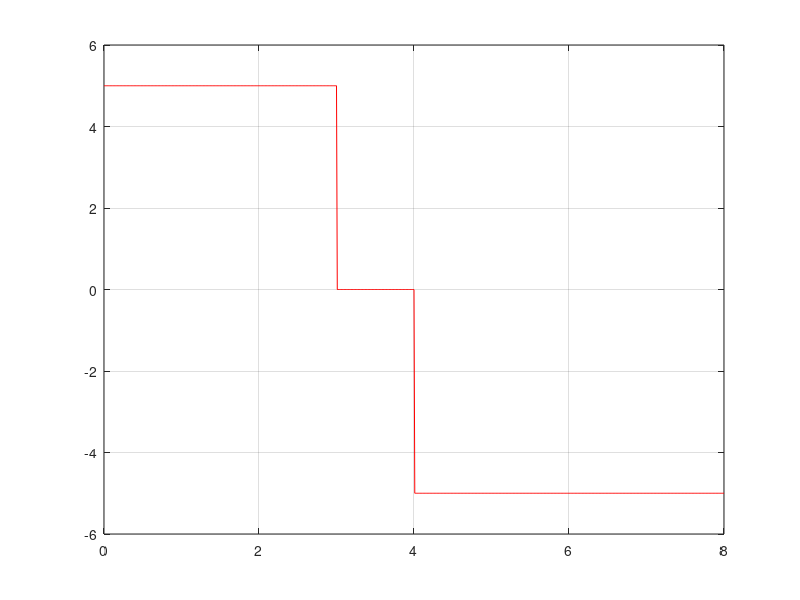

The MATLAB script that drew this image: (Note: this script raises an error after producing the figure.)
%ML T - 3
signal = [0, 0, 0, 1, 1, 0, 0, 0];
voltage_level = 5;
same_level = voltage_level;
opposite_level = - same_level;

check_nonzero_level=1;
bit_diff = 1;
t = 0:0.01:length(signal) ;
for j =1: length(t)

if t(j ) < bit_diff;
if (signal(bit_diff )==0)
if (check_nonzero_level==1)
signal_MLT(j ) = same_level;
end

if (check_nonzero_level==0)
signal_MLT ( j ) = 0;
end
end
if(signal(bit_diff)==1)

if(check_nonzero_level==1 && j==1)
signal_MLT(j ) = same_level;
elseif (check_nonzero_level==1)
signal_MLT (j ) = 0;
end

if (check_nonzero_level==0)
signal_MLT(j ) = opposite_level;
end
end

else
if (signal (bit_diff )==1)
if (check_nonzero_level==0)
signal_MLT(j ) = opposite_level;

same_level = opposite_level;
opposite_level = -same_level;
check_nonzero_level = 1;
elseif (check_nonzero_level==1)
signal_MLT ( j ) = 0;

check_nonzero_level = 0;
end

end

if(signal(bit_diff )==0)
if (check_nonzero_level==1)
signal_MLT(j ) = same_level;

opposite_level = -same_level;
end
if (check_nonzero_level==0)
signal_MLT( j ) = 0;
check_nonzero_level=0;
end

end
if(bit_diff==length(signal) )
% bit_diff = bit_diff-1;
end
bit_diff = bit_diff + 1;
end
end

%plot
plot (t, signal_MLT, 'r' ) ;
grid on;
axis([0 length (signal) -6 6])
